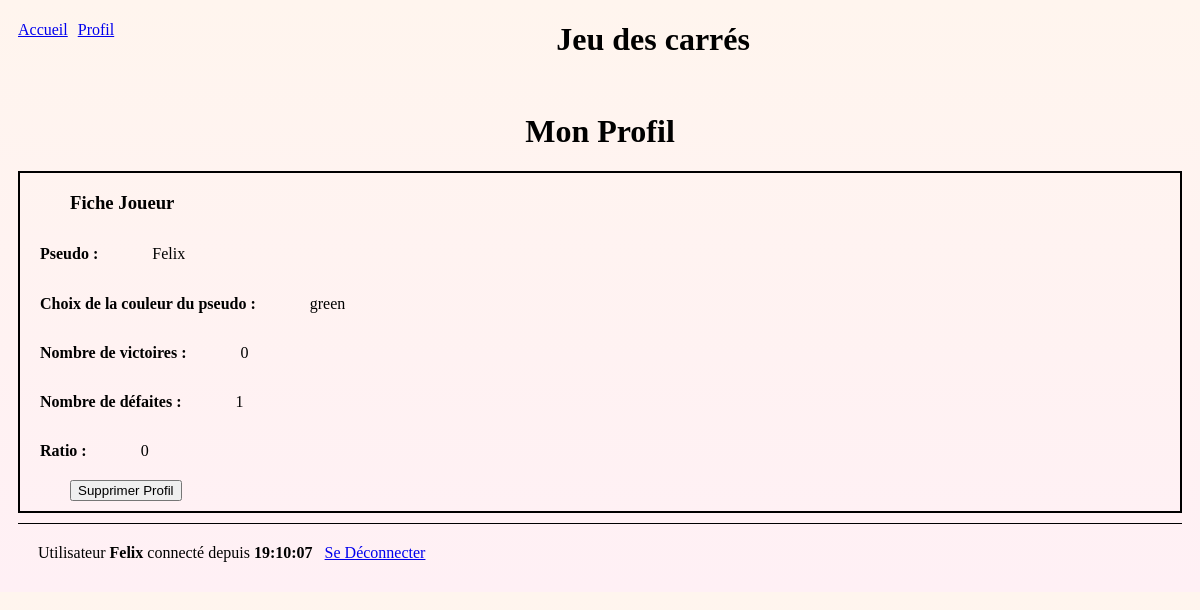
The page /index.php?view=profil (signed in) on the database its author committed.
### tables this page shows
CREATE TABLE `joueurs` (
  `idJoueur` int(11) NOT NULL COMMENT 'clé primaire, identifiant numérique auto incrémenté',
  `pseudo` varchar(20) NOT NULL COMMENT 'pseudo',
  `passe` varchar(20) NOT NULL COMMENT 'mot de passe',
  `color` varchar(10) NOT NULL DEFAULT 'black' COMMENT 'indique la couleur préférée de l''utilisateur, en anglais',
  `nbVictoires` int(11) COMMENT 'indique le nombre de victoires du joueur',
  `nbDefaites` int(11) COMMENT 'indique le nombre de défaites du joueur',
  `nbCarres`  int(11) COMMENT 'indique le nombre de carrés que possède le joueur dans la partie en cours',
  `connecte` tinyint(1) NOT NULL DEFAULT '0' COMMENT 'indique si le joueur est connecte'

);

### libs/maLibSQL.pdo.php (called while the page is built, shortened)
<?php
function SQLGetChamp($sql)
{
	global $BDD_host;
	global $BDD_base;
	global $BDD_user;
	global $BDD_password;
	try {
		$dbh = new PDO("mysql:host=$BDD_host;dbname=$BDD_base", $BDD_user, $BDD_password);
	} catch (PDOException $e) {
		die("<font color=\"red\">SQLGetChamp: Erreur de connexion : " . $e->getMessage() . "</font>");
	}
	$dbh->exec("SET CHARACTER SET utf8");
	$res = $dbh->query($sql);
	$num = $res->rowCount();
	$res->setFetchMode(PDO::FETCH_NUM);
	$ligne = $res->fetch();
	if ($ligne == false) return false;
	else return $ligne[0];
}
?>

### libs/modele.php (called while the page is built, shortened)
<?php
include_once("libs/maLibSQL.pdo.php");
function getPseudo($idJoueur) {
	$sql = "SELECT pseudo FROM joueurs WHERE idJoueur='$idJoueur'";
	return SQLGetChamp($sql);
}
function getColor($idJoueur) {
	$sql = "SELECT color FROM joueurs WHERE idJoueur='$idJoueur'";
	return SQLGetChamp($sql);
}
function getNbVictoires($idJoueur) {
	$sql = "SELECT nbVictoires FROM joueurs WHERE idJoueur='$idJoueur'";
	return SQLGetChamp($sql);
}
function getNbDefaites($idJoueur) {
	$sql = "SELECT nbDefaites FROM joueurs WHERE idJoueur='$idJoueur'";
	return SQLGetChamp($sql);
}
?>

### vues/profil.php (the view, shortened to what this page needs)
<?php
include_once("libs/modele.php");
?>
<!DOCTYPE html PUBLIC "-//W3C//DTD XHTML 1.0 Strict//EN" "http://www.w3.org/TR/xhtml1/DTD/xhtml1-strict.dtd">
<html xmlns="http://www.w3.org/1999/xhtml">
<head>
</head>
<body>
<h1 id="titrePage">Mon Profil</h1>
<div id="autresJoueurs" class="cadre">
	<h3 id="fiche">Fiche Joueur</h3>
    <h4 id="label">Pseudo :</h4>
    <?php
    $pseudo=getPseudo($_SESSION["idJoueur"]);
    echo "<p>";
    echo $pseudo;
    echo "</p>\n";
    ?> </br>
    <h4 id="label">Choix de la couleur du pseudo :</h4>
    <?php
    $color=getColor($_SESSION["idJoueur"]);
    echo "<p>";
    echo $color;
    echo "</p>\n";
    ?> </br>
    <h4 id="label">Nombre de victoires :</h4>
    <?php
    $NbVictoires=getNbVictoires($_SESSION["idJoueur"]);
    echo "<p>";
    echo $NbVictoires;
    echo "</p>\n";
    ?> </br>
    <h4 id="label">Nombre de défaites :</h4>
    <?php
    $NbDefaites=getNbDefaites($_SESSION["idJoueur"]);
    echo "<p>";
    echo $NbDefaites;
    echo "</p>\n";
    ?> </br>
    <h4 id="label">Ratio :</h4>
    <?php
    $ratio=($NbVictoires)/($NbVictoires+$NbDefaites);
    echo "<p>";
    echo $ratio;
    echo "</p>\n";
    ?> </br>
    <input id="supprimerProfil" type="submit" name="supprimerProfil" value="Supprimer Profil"/>
</div>
</body>

### ressources/style.css (style rules this page uses)
body { background: linear-gradient(#FFF5EE, #FFF0F5); }

### vues/profil.php (style rules this page uses)
#titrePage { text-align: center; }
.cadre { border:solid black 2px; margin: 10px; }
#label { margin-left:20px; margin-bottom:10px; }
#fiche { margin-left:50px; margin-bottom:10px; }
#supprimerProfil { margin-left:50px; margin-top:10px; margin-bottom:10px; }
h4 { display: inline-block; }
p { margin-left:50px; display: inline; }

### rows shown on the page
joueurs: pseudo "Felix", color "green", nbVictoires "0", nbDefaites "1"

### other values the page prints
$_SESSION[pseudo] "Felix"
$_SESSION[heureConnexion] "19:10:07"
